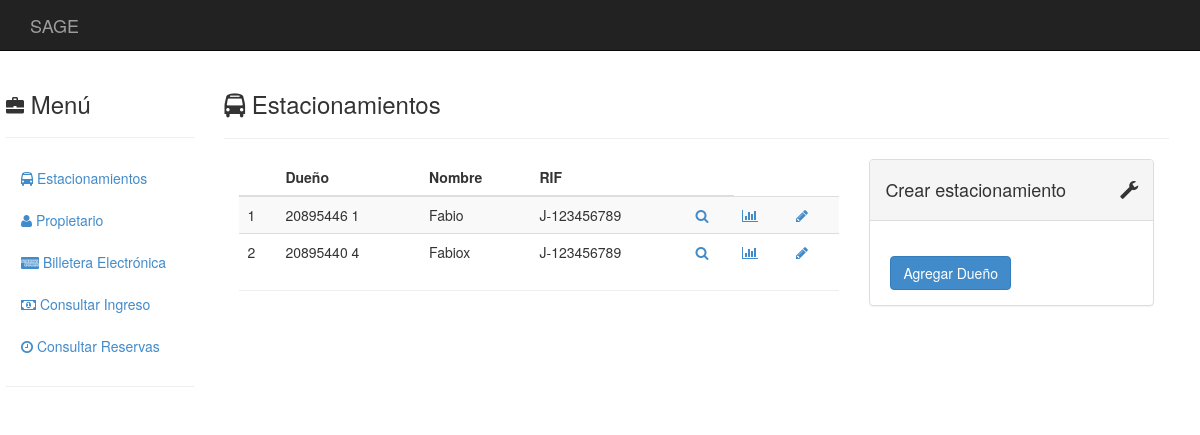
The app's page /estacionamientos/, older data.
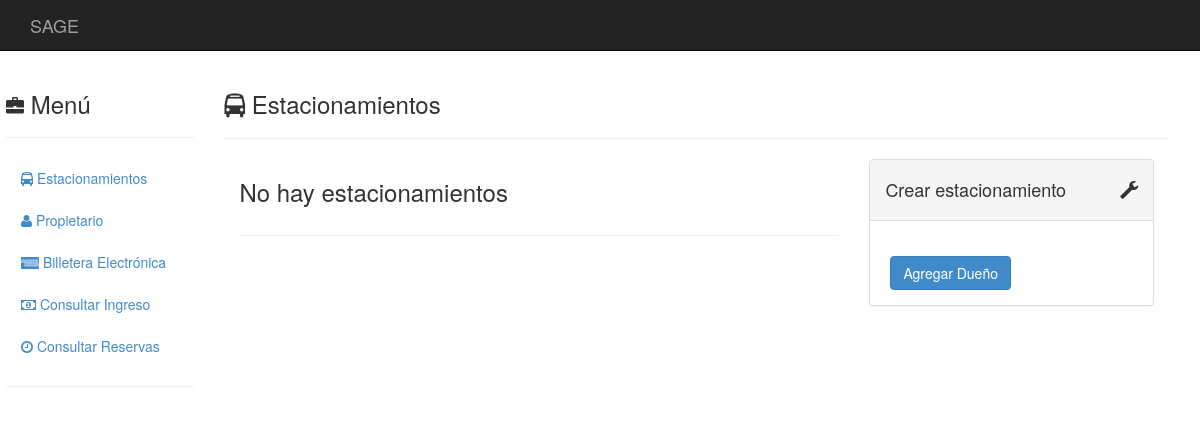
The same page, newer data.
### estacionamientos/models.py (models this page shows, shortened)
class Estacionamiento(models.Model):
	propietario = models.ForeignKey(Propietario)
	nombre      = models.CharField(max_length = 50)
	direccion   = models.TextField(max_length = 120)
	telefono1   = models.CharField(blank = True, null = True, max_length = 30)
	telefono2   = models.CharField(blank = True, null = True, max_length = 30)
	telefono3   = models.CharField(blank = True, null = True, max_length = 30)
	email1      = models.EmailField(blank = True, null = True)
	email2      = models.EmailField(blank = True, null = True)
	rif         = models.CharField(max_length = 12)
	content_type = models.ForeignKey(ContentType, null = True)
	object_id    = models.PositiveIntegerField(null = True)
	tarifa       = GenericForeignKey()
	apertura     = models.TimeField(blank = True, null = True)
	cierre       = models.TimeField(blank = True, null = True)
	capacidad    = models.IntegerField(blank = True, null = True)

class Propietario(models.Model):
	nombre       = models.CharField(max_length = 50, null = False)
	apellido     = models.CharField(max_length = 50, blank = True, null = True)
	cedula       = models.CharField(max_length = 10, null = False)
	telefono     = models.CharField(blank = True, null = True, max_length = 30)
	email        = models.EmailField(blank = True, null = True)
	def __str__(self):
		return self.cedula+' '+str(self.id)

### estacionamientos/views.py (the view, shortened to what this page needs)
def estacionamientos_all(request):
    estacionamientos = Estacionamiento.objects.all()
    form = CedulaForm()
    return render(
    request,
        'catalogo-estacionamientos.html',
        { 'form': form
        , 'estacionamientos': estacionamientos
        }
    )

### templates/catalogo-estacionamientos.html (shortened to what this page needs)
{% extends "base.html" %}
{% block innerContents%}
  <div class="col-sm-10">
    <h3><i class="fa fa-bus"></i>
      Estacionamientos
    </h3>
    <hr>
    <div class="col-md-8">
      <table class="table table-striped">
        {% if estacionamientos %}
        <thead>
          <tr>
            <th></th>
            <th>Dueño</th>
            <th>Nombre</th>
            <th>RIF</th>
            <th></th>
          </tr>
        </thead>
        <tbody>
          {% for obj in estacionamientos %}
            <tr>
              <td>{{forloop.counter}}</td>
              <td>{{obj.propietario}}</td>
              <td>{{obj.nombre}}</td>
              <td>{{obj.rif}}</td>
              <td><a href="./{{obj.id}}">
                  <i class="fa fa-search"></i>
              </a></td>
              <td><a href="./{{obj.id}}/tasa">
                  <i class="fa fa-bar-chart"></i>
              </a></td>
              <td><a href="./{{obj.id}}/editar_dueno">
                  <i class="fa fa-pencil fa-fw"></i>
              </a></td>
            </tr>
          {% endfor %}
        </tbody>
        {% else %}
          <h3>No hay estacionamientos</h3>
        {% endif %}
      </table>
      <hr>
    </div>
    <div class="col-md-4">
      <div class="panel panel-default">
        <div class="panel-heading">
          <div class="panel-title">
            <i class="glyphicon glyphicon-wrench pull-right"></i>
            <h4>
              Crear estacionamiento
            </h4>
          </div>
        </div>
        <div class="panel-body">
          <form action="." method="post" class="form form-vertical">
            <div class="control-group">
              <div class="controls">
                <button type="submit" class="btn btn-primary">
                {% if form2 == -1 %}
                  Buscar Dueño en el Sistema
                {% elif form2 == 0 %}
                  Modificar Dueño
                {% elif form2 == 2 %}
                  Agregar Estacionamiento
                {% else %}
                  Agregar Dueño
                {% endif %}
                </button>
              </div>
            </div>
          </form>
        </div>
      </div>
    </div>
  </div>
{% endblock %}

### templates/base.html (shortened to what this page needs)
{% load staticfiles %}
<!DOCTYPE html>
<html lang="es">
  <head>
    <link href="{% static 'css/bootstrap.min.css'%}" rel="stylesheet">
    <link href="{% static 'css/font-awesome.min.css'%}" rel="stylesheet">
    <link href="{% static 'css/base.css'%}" rel="stylesheet">
  </head>
  {% block body %}<body>{% endblock %}
    {% block header %}
      <div id="top-nav" class="navbar navbar-inverse navbar-static-top">
        <div class="container">
          <div class="navbar-header">
            <div class="navbar-brand" href="#">
              SAGE
            </div>
          </div>
        </div>
      </div>
    {% endblock %}
    {% block outerContents %}
    <div class="container">
      <div class="row">
        {% block menu %}
          {% include "menu.html" %}
        {% endblock %}
        {% block innerContents %}
        {% endblock %}
      </div>
    </div>
    {% endblock %}
  </body>
</html>

### templates/menu.html (shortened to what this page needs)
<div class="col-sm-2">
  <h3><i class="glyphicon glyphicon-briefcase"></i>
      Menú
  </h3>
  <hr>
  <ul class="nav nav-stacked">
    <li><a href=".."><i class="fa fa-bus"></i>
      Estacionamientos
    </a></li>
    <li><a href="/estacionamientos/menupropietario"><i class="fa fa-user"></i>
      Propietario
    </a></li>
    <li><a href="/estacionamientos/menubilletera"><i class="fa fa-cc-amex"></i>
      Billetera Electrónica
    </a></li>
    <li><a href="/estacionamientos/ingreso"><i class="fa fa-money"></i>
      Consultar Ingreso
    </a></li>
    <li><a href="/estacionamientos/consulta_reserva"><i class="fa fa-clock-o"></i>
      Consultar Reservas
    </a></li>
  </ul>
  <hr>
</div>

### static/css/base.css (style rules this page uses)
body { background-image: url("./images.jpg"); background-repeat:no-repeat; background-position: bottom left; background-attachment: fixed; }
.navbar-static-top { margin-bottom:20px; }
i { font-size:18px; }
.control-group { margin: 0 5px; }

### templates/menu.html (style rules this page uses)
.col-sm-2 { width : 18.667%; margin-left : -24px; }

Row changes from the older to the newer data that the page shows:
removed Estacionamiento: propietario "20895446 1", nombre "Fabio", rif "J-123456789"
removed Estacionamiento: propietario "20895440 4", nombre "Fabiox", rif "J-123456789"
Text that changed along with them:
text no longer shown: "Dueño Nombre RIF"
text now shown: "No hay estacionamientos"
